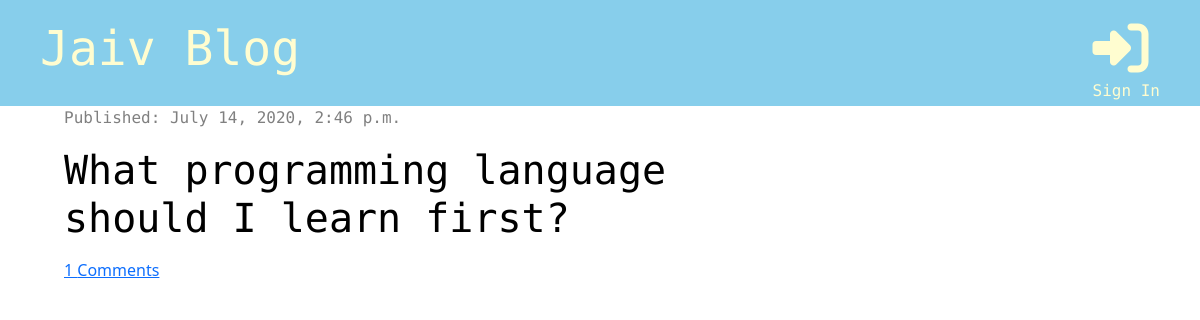
The page / on the database its author committed.
### blog/models.py (models this page shows, shortened)
class Post(models.Model):
    author = models.ForeignKey('auth.User', on_delete=models.CASCADE)
    title = models.CharField(max_length=200)
    text = models.TextField()
    created_date = models.DateTimeField(default=timezone.now)
    published_date = models.DateTimeField(blank=True, null=True)
    def approved_comments(self):
        return self.comments.filter(approved=True)

### blog/views.py (the view)
# urls.py: path('', views.post_list, name='post_list'),
def post_list(request):
    posts = Post.objects.filter(published_date__lte=timezone.now()).order_by('-published_date')
    stuff_for_frontend = {'posts': posts}
    return render(request, 'blog/post_list.html', stuff_for_frontend)

### blog/templatetags/markdownify.py (called while the page is built)
@register.filter
def markdown(value):
    renderer = HighlightRenderer()
    markdown = mistune.Markdown(renderer=renderer)
    return markdown(value)

### blog/templates/blog/post_list.html (shortened to what this page needs)
{% extends 'blog/base.html' %}
{% load markdownify %}
    {% block content %}
            {% for post in posts %}
            <div class="post">
                <div class="date">
                    <p>Published: {{ post.published_date}}</p>
                </div>
            <h1><a href="{% url 'post_detail' pk=post.pk %}">{{ post.title }}</a></h1>
            <a href="{% url 'post_detail' pk=post.pk %}">{{ post.approved_comments.count }} Comments</a>
            </div>
            {% endfor %}
    {% endblock %}

### blog/static/css/blog.css (style rules this page uses)
h1, h2, h3, h4, p { font-family: "Roboto Mono", "Lucida Grande", "DejaVu Sans", "Bitstream Vera Sans", Verdana, Arial, sans-serif; }
.date { color: grey; }
.post { margin-bottom: 90px; }
.post h1 a { color: #000000; text-decoration: none; }

### rows shown on the page
Post: published_date "July 14, 2020, 2:46 p.m.", title "What programming language should I learn first?", approved_comments.count "1"
